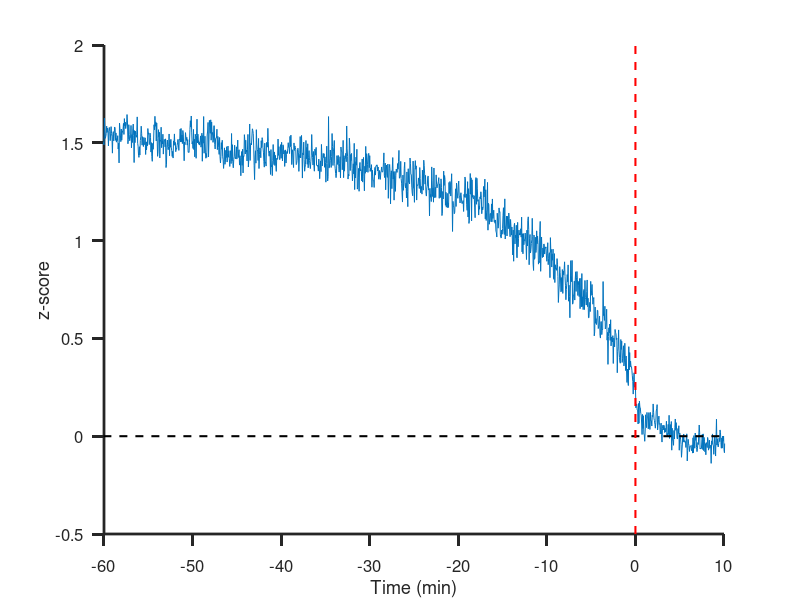
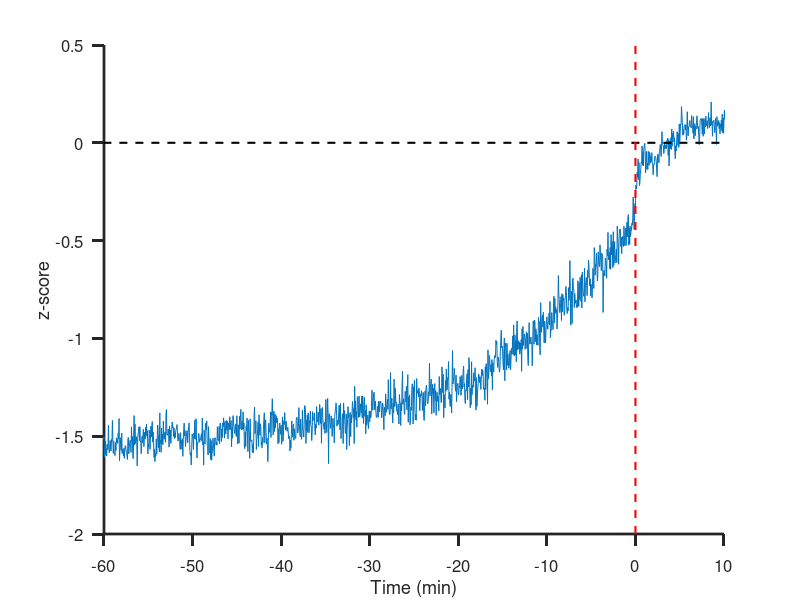
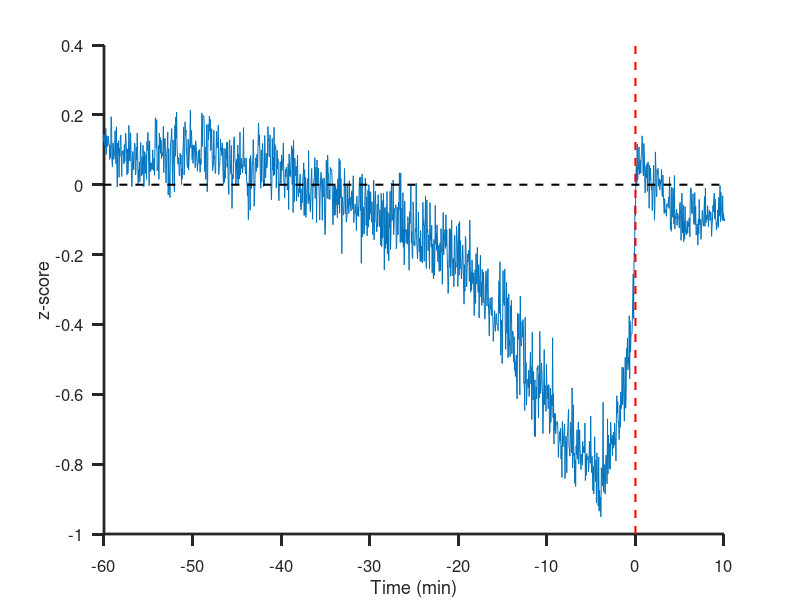
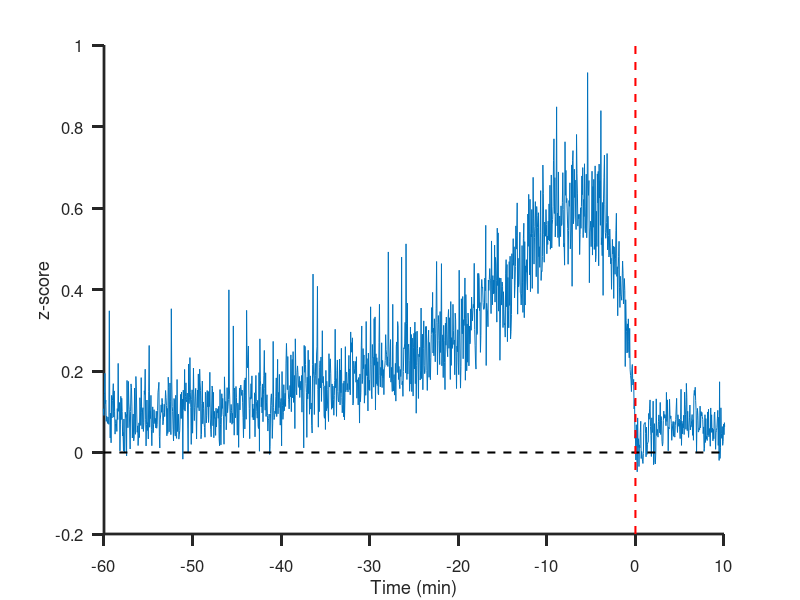

These figures' MATLAB source, in order:


%% Plot individual features

clear all
clc
% load ftdynam_6ssampOvlap3s_Onset1minCorrAlign_N200_FPCA_revMay2024.mat
load FPCADynamics.mat
load ftdscrp.mat   % The feature code names to match the index

%% Individual feature time-series plots-46

%%%%%%%%%%%%%%%%%%%%%%%%%%%%%%%%%%%%%%%%
% Change this to match the feature you want to plot
% The four key feature indexes used in the paper:
% FPC1: Total EEG power (41), Spectrum centroid (46)
% FPC2: Delta-to-Alpha ratio (6), Theta temporal coherence (17)

% Refer to description (ft_dscrp) to match feature indexes with names
ft_to_plot = 46;

% ftall_mat_allnorm_strm = ftall_mat_allnorm(:,time_start_sampenough:end);
tvec = -(max_ck_real-1)/20:0.05:10.5;
% nt_real = size(ftall_mat_allnorm_strm,2);
% slonset_n = nt_real - epc_postasleep-1;
% tvec = (-slonset_n*epc_len)/60:epc_len/60:(epc_postasleep*epc_len)/60;

figure
plot(tvec, ftall_mat_allnorm_strm(ft_to_plot,:))
xlabel('Time (min)')
ylabel('z-score')
hold on
line(xlim,[0 0],'Color','k','LineStyle','--','LineWidth',1.5)
line([0,0],ylim,'Color','r','LineStyle','--','LineWidth',1.5)

ylim([-0.5,2])
yticks([-0.5:0.5:2])
xlim([-60,10])
box off
set(gca,'FontSize', 12)
set(gca,'TickDir','out')
set(gca,'ticklength',2*get(gca,'ticklength'))
set(gca,'lineWidth',2)

% Check y-lims

%% Individual feature time-series plots -41

ft_to_plot = 41;

% ftall_mat_allnorm_strm = ftall_mat_allnorm(:,time_start_sampenough:end);
tvec = -(max_ck_real-1)/20:0.05:10.5;
% nt_real = size(ftall_mat_allnorm_strm,2);
% slonset_n = nt_real - epc_postasleep-1;
% tvec = (-slonset_n*epc_len)/60:epc_len/60:(epc_postasleep*epc_len)/60;

figure
plot(tvec, ftall_mat_allnorm_strm(ft_to_plot,:))
xlabel('Time (min)')
ylabel('z-score')
hold on
line(xlim,[0 0],'Color','k','LineStyle','--','LineWidth',1.5)
line([0,0],ylim,'Color','r','LineStyle','--','LineWidth',1.5)

ylim([-2,0.5])
yticks([-2:0.5:0.5])
xlim([-60,10])
box off
set(gca,'FontSize', 12)
set(gca,'TickDir','out')
set(gca,'ticklength',2*get(gca,'ticklength'))
set(gca,'lineWidth',2)

% Check y-lims

%% Individual feature time-series plots - 6

ft_to_plot = 6;

% ftall_mat_allnorm_strm = ftall_mat_allnorm(:,time_start_sampenough:end);
tvec = -(max_ck_real-1)/20:0.05:10.5;
% nt_real = size(ftall_mat_allnorm_strm,2);
% slonset_n = nt_real - epc_postasleep-1;
% tvec = (-slonset_n*epc_len)/60:epc_len/60:(epc_postasleep*epc_len)/60;

figure
plot(tvec, ftall_mat_allnorm_strm(ft_to_plot,:))
xlabel('Time (min)')
ylabel('z-score')
hold on
line(xlim,[0 0],'Color','k','LineStyle','--','LineWidth',1.5)
line([0,0],ylim,'Color','r','LineStyle','--','LineWidth',1.5)

ylim([-1,0.4])
yticks([-1:0.2:0.4])
xlim([-60,10])
box off
set(gca,'FontSize', 12)
set(gca,'TickDir','out')
set(gca,'ticklength',2*get(gca,'ticklength'))
set(gca,'lineWidth',2)

% Check y-lims
%% Individual feature time-series plots - 17

ft_to_plot = 17;

% ftall_mat_allnorm_strm = ftall_mat_allnorm(:,time_start_sampenough:end);
tvec = -(max_ck_real-1)/20:0.05:10.5;
% nt_real = size(ftall_mat_allnorm_strm,2);
% slonset_n = nt_real - epc_postasleep-1;
% tvec = (-slonset_n*epc_len)/60:epc_len/60:(epc_postasleep*epc_len)/60;

figure
plot(tvec, ftall_mat_allnorm_strm(ft_to_plot,:))
xlabel('Time (min)')
ylabel('z-score')
hold on
line(xlim,[0 0],'Color','k','LineStyle','--','LineWidth',1.5)
line([0,0],ylim,'Color','r','LineStyle','--','LineWidth',1.5)

ylim([-0.2,1])
yticks([-0.2:0.2:1])
xlim([-60,10])
box off
set(gca,'FontSize', 12)
set(gca,'TickDir','out')
set(gca,'ticklength',2*get(gca,'ticklength'))
set(gca,'lineWidth',2)

% Check y-lims
